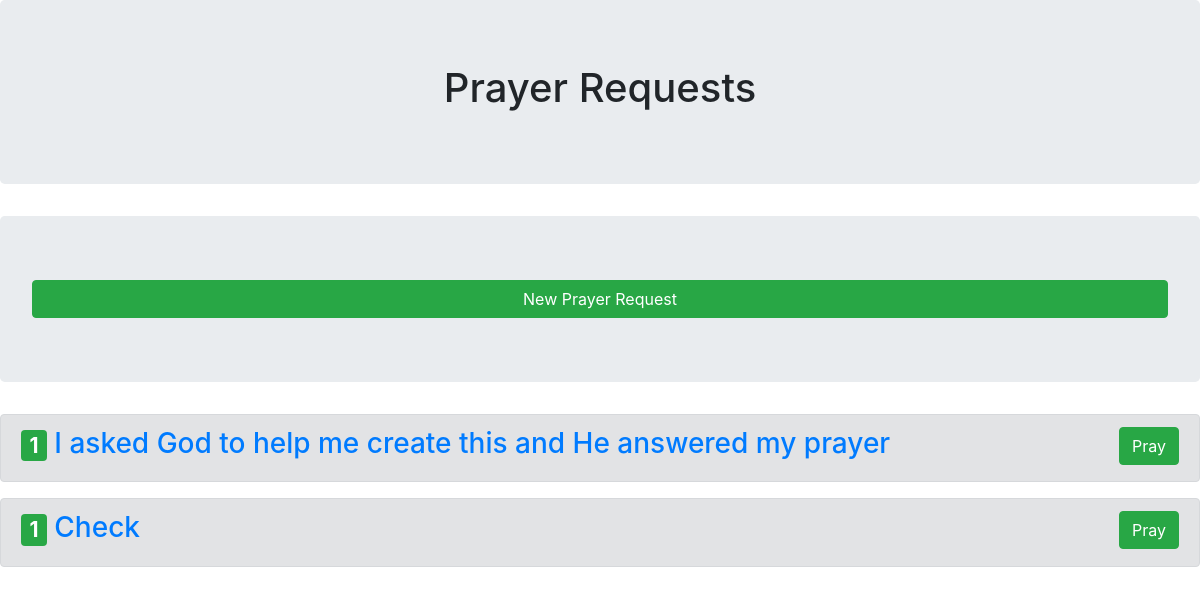
Before: / with the older database file.
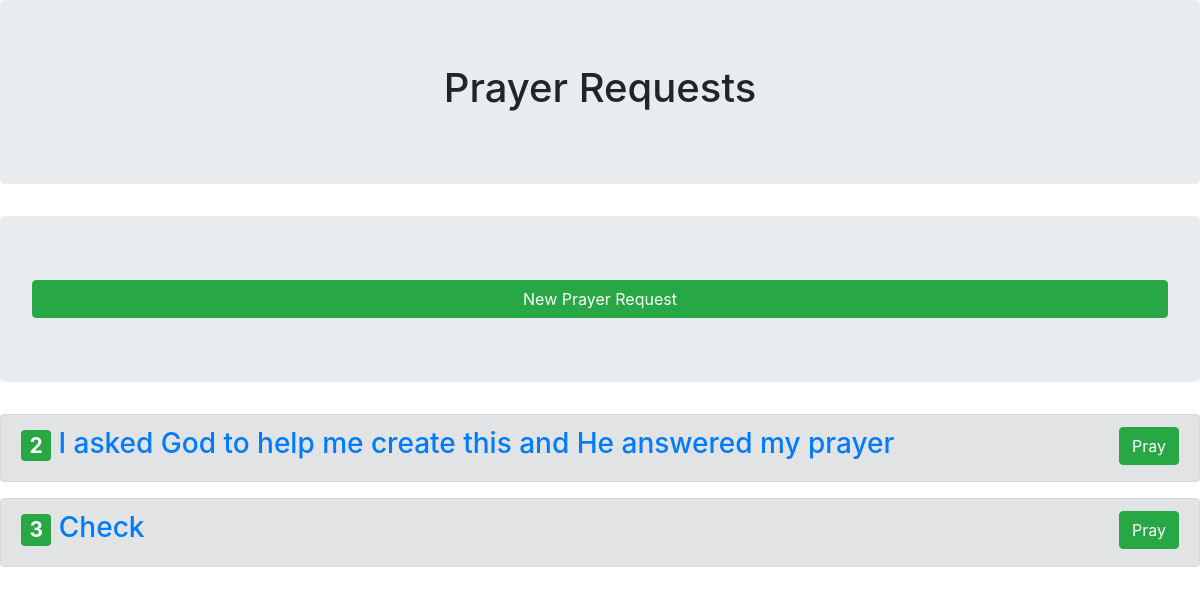
After: the same page with the newer database file.
### prayer/models.py (models this page shows)
class Prayer(models.Model):
	prayer_id = models.BigAutoField(primary_key=True,unique=True)
	prayer_title = models.CharField(max_length=100, blank=False, null=False)
	prayer_request_date = models.DateTimeField(null=False)
	prayer_description = models.CharField(max_length=1000,null=False)
	prayer_count = models.IntegerField(null=False)

### prayer/views.py (the view)
# urls.py: path('', views.prayerrequests, name = 'Prayers'),
def prayerrequests(request):
	user_current_prayer_list = Prayer.objects.all().order_by('prayer_request_date')
	template = loader.get_template('prayerrequests.html')
	context = {
		'prayer_list' : user_current_prayer_list,
	}
	return HttpResponse(template.render(context,request))

### templates/prayerrequests.html (shortened to what this page needs)
<head>
<link rel="stylesheet" href="https://cdn.jsdelivr.net/npm/bootstrap@4.5.3/dist/css/bootstrap.min.css">
</head>
<body>
{% block content %}
<div class="jumbotron text-center">
<h1>Prayer Requests</h1>
</div>
<div class="jumbotron text-center">
<a href='prayerrequest/' align="right" class="btn btn-success btn-block">New Prayer Request</a>
</div>
{% if prayer_list %}
{% for prayer in prayer_list %}
<div class="alert alert-secondary">
<h3><span class="badge badge-success">{{ prayer.prayer_count }}</span>	<a href='prayer/{{ prayer.prayer_id }}'>{{ prayer.prayer_description }}</a><a href='pray/{{ prayer.prayer_id }}'><button align="right" type="button" class="btn btn-success float-right">Pray</button></a></h3>
</div>
{% endfor %}
{% endif %}
{% endblock %}
</body>

Changed rows visible on the page:
changed Prayer "I asked God to help me create this and He answered my prayer": prayer_count "1" → "2"
changed Prayer "Check": prayer_count "1" → "3"
